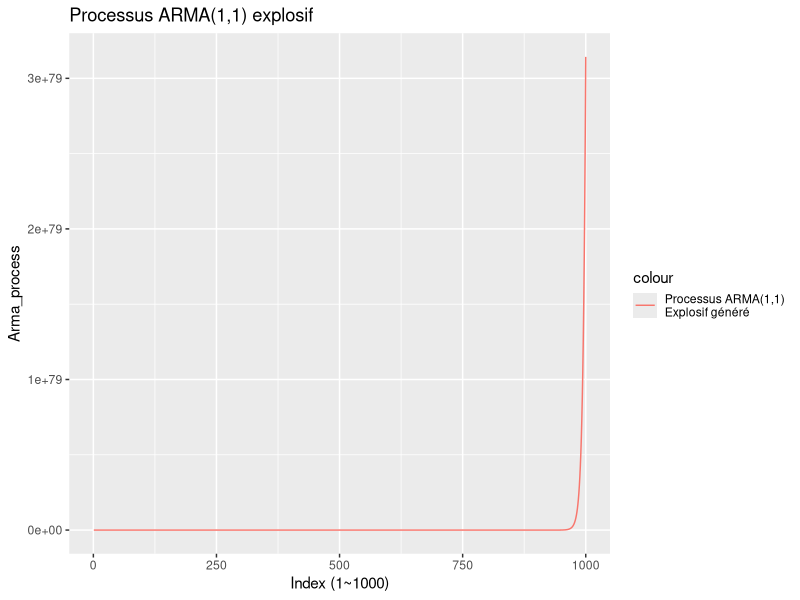
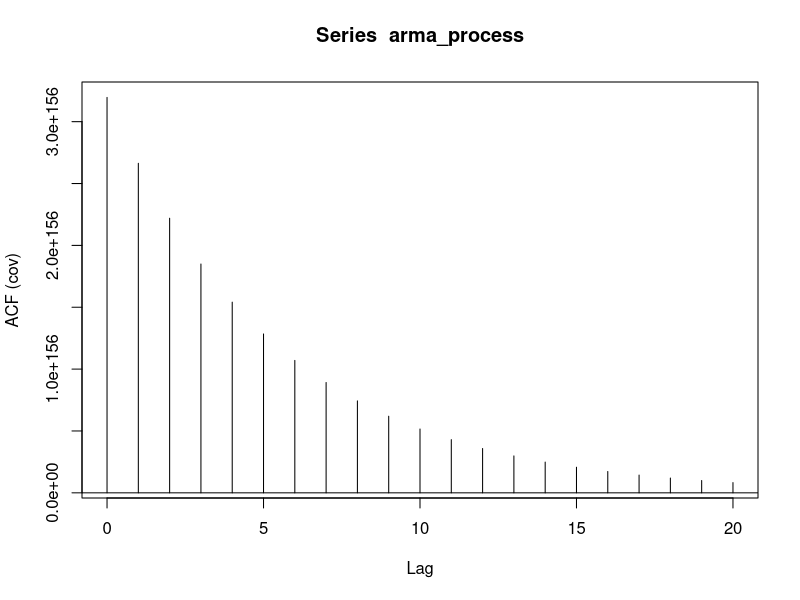
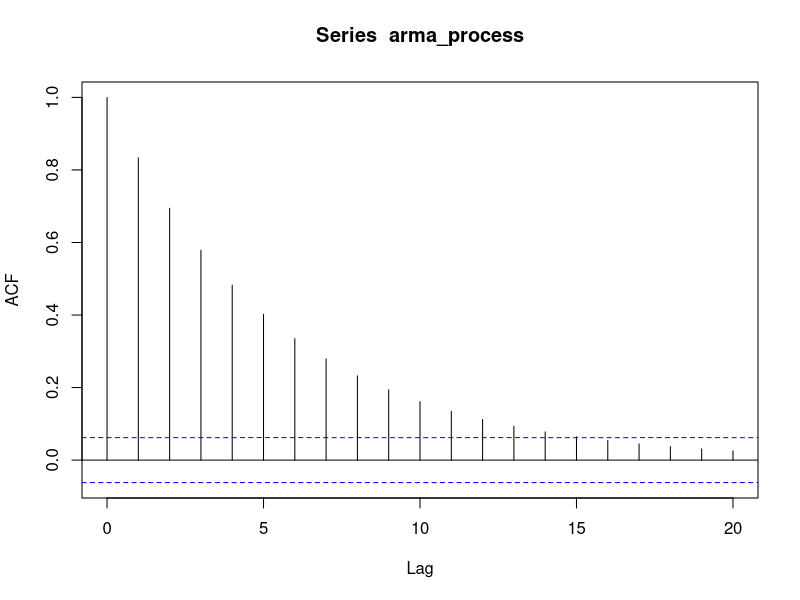
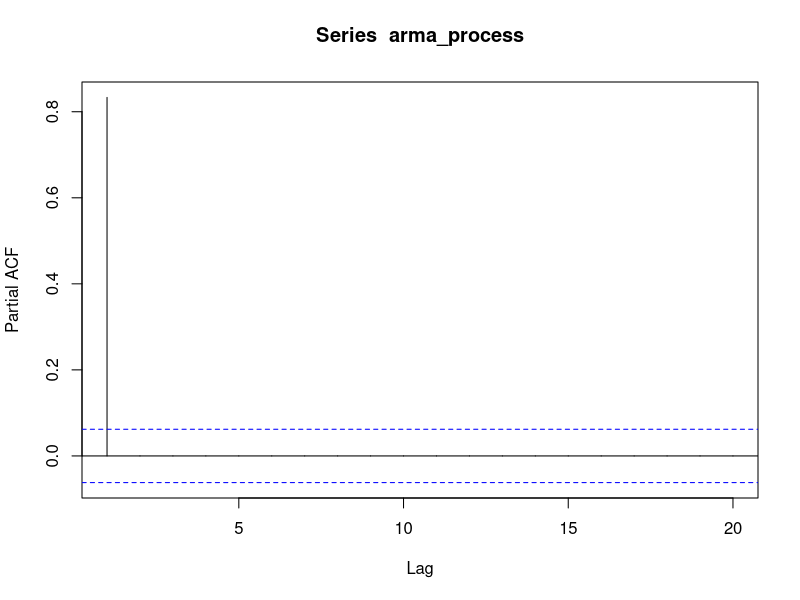
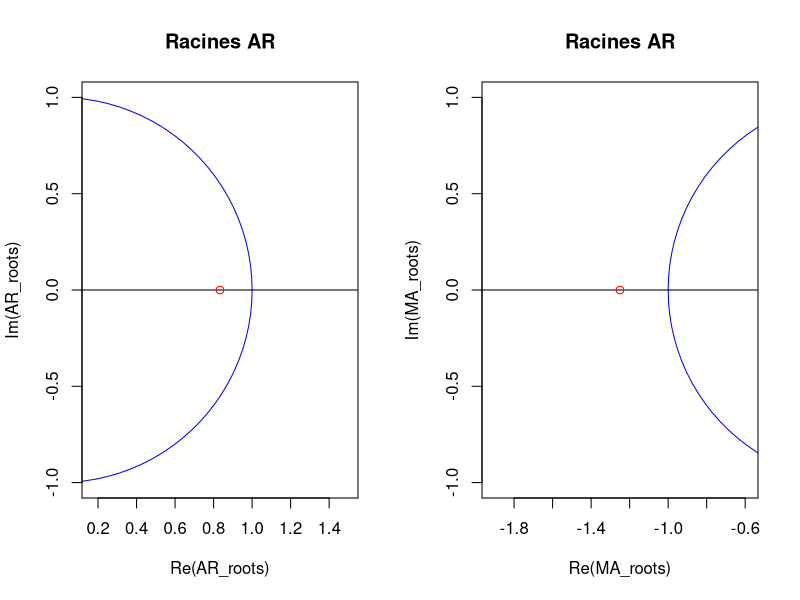
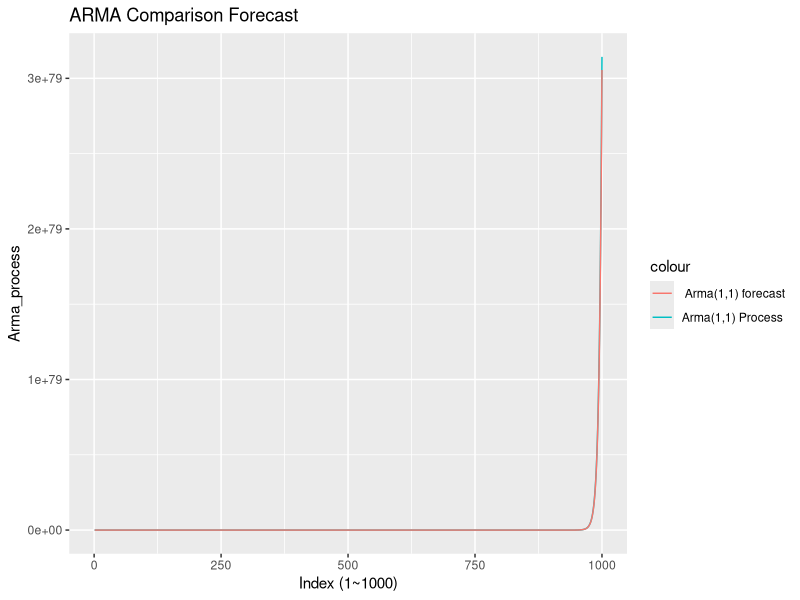
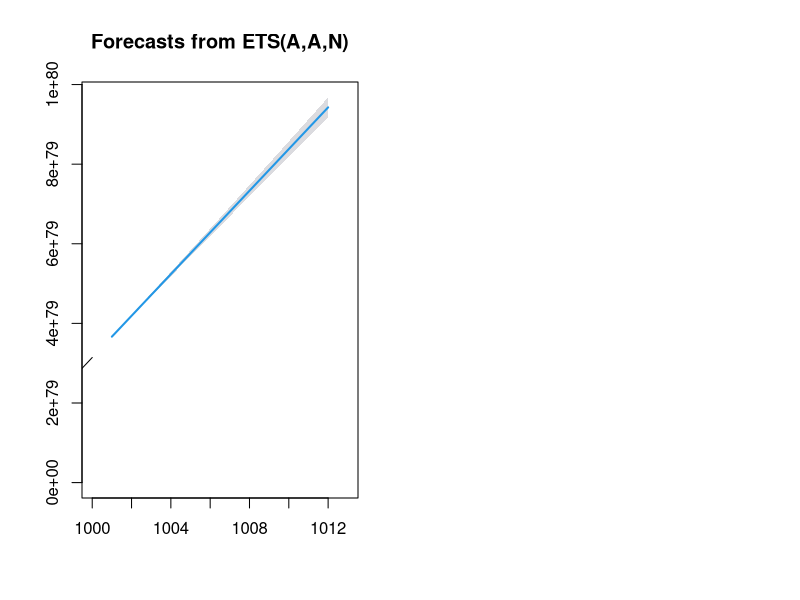
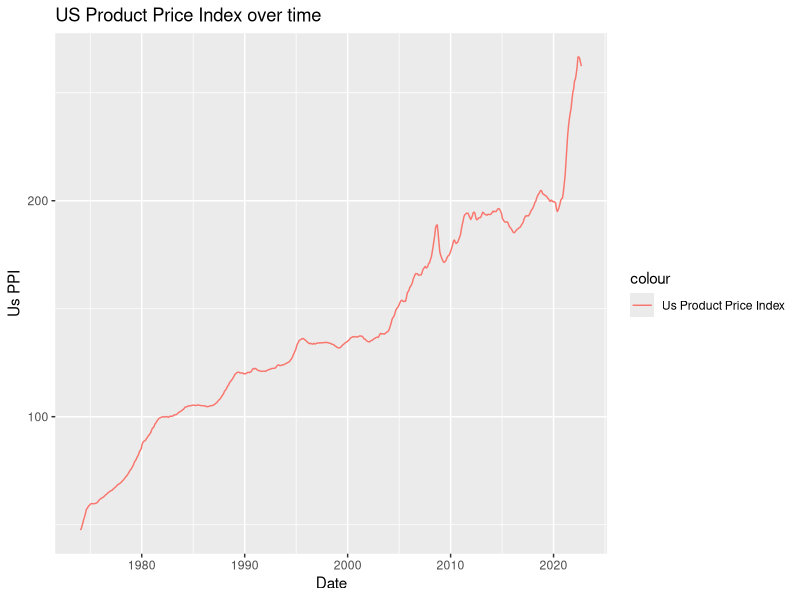

R code for these plots, in order:
## ---- chunk 1
knitr::opts_chunk$set(echo = TRUE, warning=FALSE, message=FALSE)
## ---- chunk 2
library(stats)
library(forecast)
library(ggplot2)
## ---- chunk 3
set.seed(123)
#Generating a Gaussian white noises process : 
wn <- rnorm(1000,0,1)
#Generating the ARMA(p,q) process : 
#Un processus explosif est un processus possédant au moins une racine autoregressive hors du cercle unité
arma_process <- wn[1:2]
for (t in 3:1000){
  arma_process[t] = 1.2*arma_process[t-1] + wn[t] + 0.8*wn[t-1]
}

# Représentation graphique du résultat : 
df <- data.frame(x = 1:1000, y = arma_process)
arma_plot <- ggplot(df, aes(x = df$x, y = df$y, col = "Processus ARMA(1,1)\nExplosif généré")) + geom_line() + ggtitle("Processus ARMA(1,1) explosif") + xlab("Index (1~1000)") + ylab("Arma_process")
arma_plot
## ---- chunk 4
autocovariance_arma <- acf(arma_process, lag = 20, type = "covariance")
autocorrelation_arma <- acf(arma_process, lag = 20, type = "correlation")
pacf_arma <- pacf(arma_process, lag = 20)
## ---- chunk 5
#Circle <- arima(arma_process, order = c(1,0,1))
#plot(Circle)
## ---- chunk 6
coeff_AR <- c(1,-1.2) # Coefficients du polynôme caractéristique AR
coeff_MA <- c(1,0.8) # Coefficients du polynôme caractéristique MA
AR_roots <- polyroot(coeff_AR)
MA_roots <- polyroot(coeff_MA)

AR_roots <- matrix(c(AR_roots)) 
MA_roots <- matrix(c(MA_roots))

par(mfrow = c(1,2))
plot(
  AR_roots,
  ylim=c(-1, 1),
  col = "red",
  asp=1,
  main="Racines AR",
  panel.first=c(
    lines(complex(modulus=1, argument=0.01*2*pi)^(0:100), col='blue'),
    abline(h=0, col='black'),
    abline(v=0, col='black')
  )
)

plot(
  MA_roots,
  ylim=c(-1, 1),
  col = "red",
  asp=1,
  main="Racines AR",
  panel.first=c(
    lines(complex(modulus=1, argument=0.01*2*pi)^(0:100), col='blue'),
    abline(h=0, col='black'),
    abline(v=0, col='black')
  )
)
## ---- chunk 7
fc <- forecast(arma_process, level = c(0.95), h = 12)
ggplot(df, aes(x = df$x, y = df$y, col = "Arma(1,1) Process")) + geom_line() + geom_line(aes(y= fc$fitted, col = " Arma(1,1) forecast")) + ggtitle("ARMA Comparison Forecast") + xlab("Index (1~1000)")+ylab("Arma_process")
#plot(fc$level, col = "Blue", main = "Confidence Interval")
## ---- chunk 8
plot(fc, xlim=c(1000,1013))
## ---- chunk 9
PPI <- read.csv("usppi.csv" ,header = TRUE, sep = ",")
PPI$Date <- as.Date(PPI$Date, format = "%m/%d/%Y")

ggplot(PPI,aes(x = PPI$Date, y = PPI$usppi, col = "Us Product Price Index")) + geom_line() + xlab("Date") + ylab("Us PPI") + ggtitle("US Product Price Index over time")

## ---- chunk 10
PPI.ts=ts(data=PPI$usppi, start=c(1974,1, 15), end=c(2022, 10, 15), frequency = 12)
head(PPI.ts, n = 24)
## ---- chunk 11
Monthly_gr <- data.frame(Date = PPI$Date[85:576], MGR = 0*PPI$usppi[85:576])
for (i in 85:576){
  Monthly_gr$MGR[i-84] <- (PPI$usppi[i] - PPI$usppi[i-1])/PPI$usppi[i-1]
}

MGR_plot <- ggplot(Monthly_gr, aes(x = Monthly_gr$Date, y = Monthly_gr$MGR, col = "Monthly growth rate representation"))  + geom_line() + xlab("Date") + ylab("MGR") + ggtitle("Monthly Growth Rate of PPI\n(January 1981~December 2021)")
MGR_plot
## ---- chunk 12
autocorrelation_MGR <- acf(Monthly_gr$MGR, lag = 20, type = "correlation")
pacf_MGR <- pacf(Monthly_gr$MGR, lag = 20)

autocorrelation_MGR
pacf_MGR
## ---- chunk 13
AR_order <- seq(0,4)
MA_order <- seq(0,4)


likelihood = matrix(0,nrow = max(AR_order),ncol = max(MA_order))
AIC = matrix(0,nrow = max(AR_order),ncol = max(MA_order))
BIC = matrix(0,nrow = max(AR_order),ncol = max(MA_order))

for (p in AR_order) {
  for (q in MA_order) {
    model = arima(Monthly_gr$MGR, order = c(p,0,q))
    likelihood[p,q] = model$loglik # On recup la log vraissemblance
    AIC[p,q] = model$aic # On recupère l'AIC
    BIC[p,q] = BIC(model) # On recupère le BIC
  }
}
AIC
#on observe une AIC minimale pour (4,3) : -4286.739
BIC
#on observe une BIC minimale pour (4,2) : -4249.368
#Le second BIC le plus faible est pour (4,3) : -4248.952
## ---- chunk 14
auto_arma43 <- arima(Monthly_gr$MGR, order = c(4,0,3))

MGR <- Monthly_gr$MGR
residus <- auto_arma43$residuals
estimated_MGR <-(MGR - residus) #y_estimée = y_observée - ϵ 

head(estimated_MGR)
## ---- chunk 15
Comparison_MGR_plot <- ggplot(Monthly_gr, aes(x = Monthly_gr$Date, y = Monthly_gr$MGR, col = "Observed MGR")) + geom_line() + geom_line(aes(y = estimated_MGR, col = "Estimated MGR")) + xlab("Date") + ylab("Mgr") + ggtitle("Monthly growth rate Comparison Chart")
Comparison_MGR_plot
## ---- chunk 16
Ljung_box <- Box.test(MGR, lag = 20, type = "Ljung-Box")
Ljung_box
## ---- chunk 17
RMSE <- function(observed,predicted)
{
  rmse <- sqrt(mean((observed-predicted)^2))
  rmse
}
Rmse <- RMSE(MGR,estimated_MGR) 
Rmse # 0.003019579
## ---- chunk 18
fc <- forecast(estimated_MGR, level = c(95), h = 3)
plot(fc,type= "l", xlim =c(490,496))
## ---- chunk 19
Stockdata <- read.csv("us_stock_data.csv" ,header = TRUE, sep = ",")
Stockdata$Date <- as.Date(Stockdata$Date, format = "%m/%d/%Y")

ggplot(Stockdata,aes(x = Stockdata$Date, y = Stockdata$usindex, col = "Us Index")) + geom_line() + xlab("Date") + ylab("Us Index") + ggtitle("s&p500 price index over time")

## ---- chunk 20
Stockdata.ts=ts(data=Stockdata$usindex, start=c(1990,1, 1), end=c(2022, 10, 1), frequency = 12)
head(Stockdata.ts, n = 24)
## ---- chunk 21
Monthly_gr_usindex <- data.frame(Date = Stockdata$Date, MR = 0*Stockdata$usindex)
for (i in 0:393){
  Monthly_gr_usindex$MR[i] <- (Stockdata$usindex[i+1] - Stockdata$usindex[i])/Stockdata$usindex[i]
}
MR_plot <- ggplot(Monthly_gr_usindex, aes(x = Monthly_gr_usindex$Date, y = Monthly_gr_usindex$MR, col = "Monthly returns representation"))  + geom_line() + xlab("Date") + ylab("MR") + ggtitle("Monthly returns of s&p500")
MR_plot
## ---- chunk 22
autocorrelation_MR <- acf(Monthly_gr_usindex$MR, lag = 20, type = "correlation")
pacf_MR <- pacf(Monthly_gr_usindex$MR, lag = 30)

autocorrelation_MR
pacf_MR
## ---- chunk 23
AR_order <- seq(0,4)
MA_order <- seq(0,4)


likelihood = matrix(0,nrow = max(AR_order),ncol = max(MA_order))
AIC = matrix(0,nrow = max(AR_order),ncol = max(MA_order))
BIC = matrix(0,nrow = max(AR_order),ncol = max(MA_order))

for (p in AR_order) {
  for (q in MA_order) {
    model = arima(Monthly_gr_usindex$MR, order = c(p,0,q))
    likelihood[p,q] = model$loglik # On recup la log vraissemblance
    AIC[p,q] = model$aic # On recupère l'AIC
    BIC[p,q] = BIC(model) # On recupère le BIC
  }
}
AIC
#on observe une AIC minimale pour (2,2) : -1319.245
BIC
#on observe une BIC minimale pour (2,2) : -1295.387
## ---- chunk 24
auto_arma22 <- arima(Monthly_gr_usindex$MR, order = c(2,0,2))

MR <- Monthly_gr_usindex$MR
residus <- auto_arma22$residuals
estimated_MR <-(MR - residus) #y_estimée = y_observée - ϵ 

head(estimated_MGR)
## ---- chunk 25
Comparison_MR_plot <- ggplot(Monthly_gr_usindex, aes(x = Monthly_gr_usindex$Date, y = Monthly_gr_usindex$MR, col = "Observed MR")) + geom_line() + geom_line(aes(y = estimated_MR, col = "Estimated MR")) + xlab("Date") + ylab("Mr") + ggtitle("Monthly returns Comparison Chart")
Comparison_MR_plot
## ---- chunk 26
Ljung_box2 <- Box.test(MR, lag = 20, type = "Ljung-Box")
Ljung_box2
## ---- chunk 27
Rmse <- RMSE(MR,estimated_MR) 
Rmse # 0.04465826
## ---- chunk 28
fc2 <- forecast(estimated_MR, level = c(95), h = 3)
plot(fc2, xlim =c(390,399))
